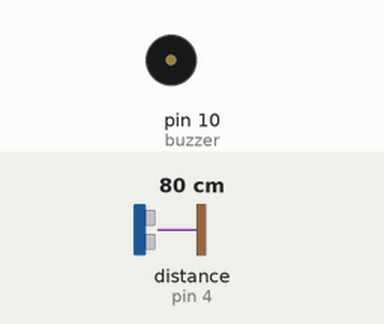
Bench run of a sketch on a simulated Arduino Uno, built with avr-gcc and run on an emulated ATmega328P. Parts: buzzer (waves = sounding, pin HIGH). Wiring (inferred from the names in the program): ultrasonic range finder: trigger pin 3; echo pin 4. Inputs (shaded band) come from the test bench; at power-on: distance to the obstacle (sensor on pin 4) 80 cm. The echo pulse lasts 58.3 µs per cm; pins used as bus, display or sensor lines are not drawn.

Above: at 1.2 s.
1.3 s: distance to the obstacle (sensor on pin 4) set to 17 cm
2.8 s: distance to the obstacle (sensor on pin 4) set to 14 cm
At 4.0 s:
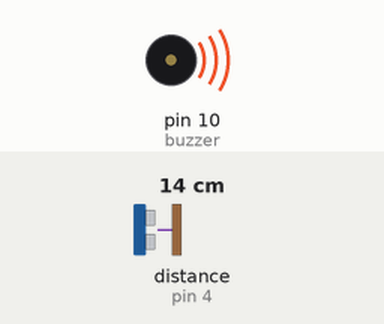
4.3 s: distance to the obstacle (sensor on pin 4) set to 18 cm
At 5.2 s:
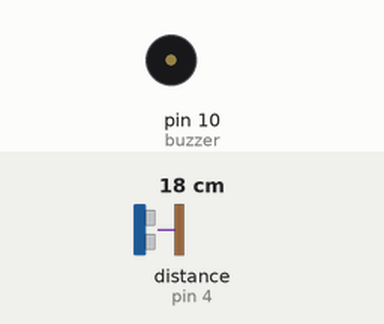
5.8 s: distance to the obstacle (sensor on pin 4) set to 2 cm
At 6.3 s:
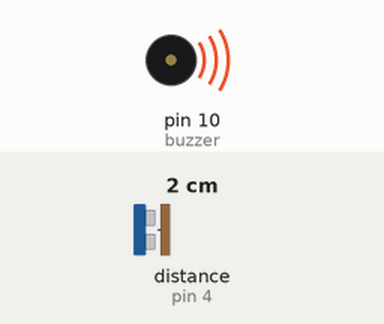
Timing chart, 0 to 8.3 s (numbered marks = the images above; inputs shaded):
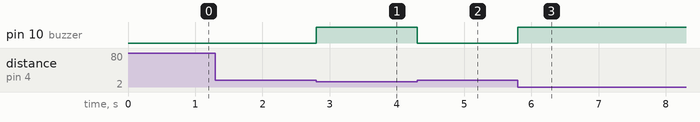

Measured:
- the behaviour switches between 16 and 15 cm on distance to the obstacle (sensor on pin 4) (found by bisection; images 0 and 1)
- after the input at 1.3 s, every drawn part: stays the same
- after the input at 2.8 s, pin 10 (buzzer): LOW → HIGH at once
- after the input at 4.3 s, pin 10 (buzzer): HIGH → LOW at once
- after the input at 5.8 s, pin 10 (buzzer): LOW → HIGH at once

The sketch:

distance_buzzer1.ino
```cpp
const int echo = 4;
const int triger = 3;
const int buzzer = 10;
int duration = 0;
int distanceCm = 0;

void setup() {
  // put your setup code here, to run once:
  pinMode(triger, OUTPUT);
  pinMode(echo, INPUT);
  pinMode(buzzer,OUTPUT);
}

void loop() {
  // put your main code here, to run repeatedly:
  digitalWrite(triger, LOW);
  delayMicroseconds(2);
  digitalWrite(triger, HIGH);
  delayMicroseconds(10);
  digitalWrite(triger, LOW);


  duration = pulseIn(echo, HIGH);
  distanceCm = duration*0.034/2;

   if (distanceCm < 15)
      digitalWrite(buzzer, HIGH);
    else
      digitalWrite(buzzer, LOW);

}
```
